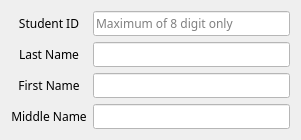
      <widget class="QWidget" name="layoutWidget_42">
       <property name="geometry">
        <rect>
         <x>40</x>
         <y>170</y>
         <width>301</width>
         <height>118</height>
        </rect>
       </property>
       <layout class="QHBoxLayout" name="horizontalLayout_18">
        <item>
         <layout class="QVBoxLayout" name="verticalLayout_42">
          <item>
           <widget class="QLabel" name="label_123">
            <property name="font">
             <font>
              <family>Bahnschrift Light</family>
              <pointsize>9</pointsize>
              <weight>50</weight>
              <bold>false</bold>
             </font>
            </property>
            <property name="text">
             <string>Student ID</string>
            </property>
            <property name="alignment">
             <set>Qt::AlignCenter</set>
            </property>
           </widget>
          </item>
          <item>
           <widget class="QLabel" name="label_119">
            <property name="font">
             <font>
              <family>Bahnschrift Light</family>
              <pointsize>9</pointsize>
              <weight>50</weight>
              <bold>false</bold>
             </font>
            </property>
            <property name="text">
             <string>Last Name</string>
            </property>
            <property name="alignment">
             <set>Qt::AlignCenter</set>
            </property>
           </widget>
          </item>
          <item>
           <widget class="QLabel" name="label_120">
            <property name="font">
             <font>
              <family>Bahnschrift Light</family>
              <pointsize>9</pointsize>
              <weight>50</weight>
              <bold>false</bold>
             </font>
            </property>
            <property name="text">
             <string>First Name</string>
            </property>
            <property name="alignment">
             <set>Qt::AlignCenter</set>
            </property>
           </widget>
          </item>
          <item>
           <widget class="QLabel" name="label_121">
            <property name="font">
             <font>
              <family>Bahnschrift Light</family>
              <pointsize>9</pointsize>
              <weight>50</weight>
              <bold>false</bold>
             </font>
            </property>
            <property name="text">
             <string>Middle Name</string>
            </property>
            <property name="alignment">
             <set>Qt::AlignCenter</set>
            </property>
           </widget>
          </item>
         </layout>
        </item>
        <item>
         <layout class="QVBoxLayout" name="verticalLayout_43">
          <item>
           <widget class="QLineEdit" name="studID">
            <property name="font">
             <font>
              <family>Bahnschrift Light</family>
              <pointsize>9</pointsize>
             </font>
            </property>
            <property name="styleSheet">
             <string notr="true">QLineEdit {
	background-color:rgb(255, 255, 255)
}

QLineEdit:focus {
	border: 1px solid e5de00
}</string>
            </property>
            <property name="maxLength">
             <number>9</number>
            </property>
            <property name="placeholderText">
             <string>Maximum of 8 digit only</string>
            </property>
           </widget>
          </item>
          <item>
           <widget class="QLineEdit" name="lastN">
            <property name="font">
             <font>
              <family>Bahnschrift Light</family>
              <pointsize>9</pointsize>
             </font>
            </property>
            <property name="styleSheet">
             <string notr="true">QLineEdit {
	background-color:rgb(255, 255, 255)
}

QLineEdit:focus {
	border: 1px solid e5de00
}</string>
            </property>
            <property name="text">
             <string/>
            </property>
           </widget>
          </item>
          <item>
           <widget class="QLineEdit" name="firstN">
            <property name="font">
             <font>
              <family>Bahnschrift Light</family>
              <pointsize>9</pointsize>
             </font>
            </property>
            <property name="styleSheet">
             <string notr="true">QLineEdit {
	background-color:rgb(255, 255, 255)
}

QLineEdit:focus {
	border: 1px solid e5de00
}</string>
            </property>
           </widget>
          </item>
          <item>
           <widget class="QLineEdit" name="MidN">
            <property name="font">
             <font>
              <family>Bahnschrift Light</family>
              <pointsize>9</pointsize>
             </font>
            </property>
            <property name="styleSheet">
             <string notr="true">QLineEdit {
	background-color:rgb(255, 255, 255)
}

QLineEdit:focus {
	border: 1px solid e5de00
}</string>
            </property>
           </widget>
          </item>
         </layout>
        </item>
       </layout>
      </widget>
